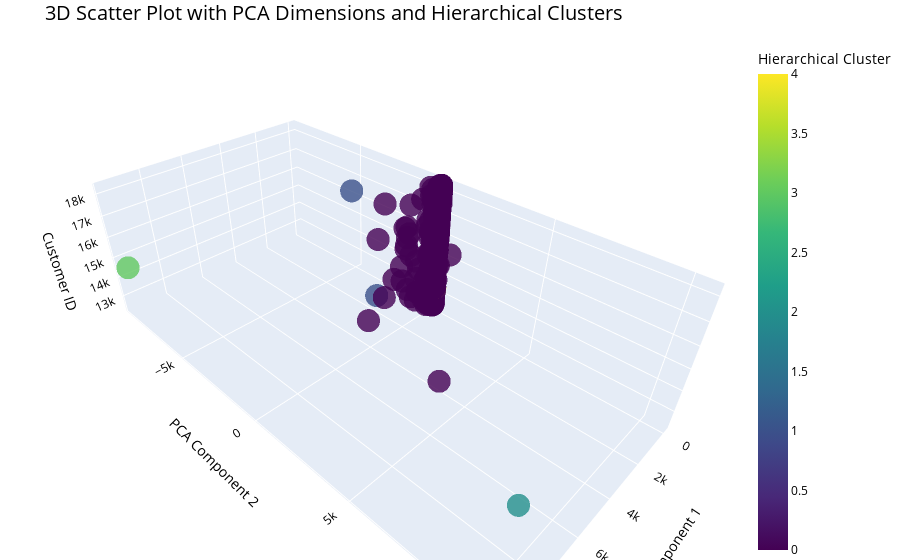

Write notebook code for a chart like this one.
### Code cell
pca = PCA(n_components=2)
pca_components = pca.fit_transform(Hierarchical_Cluster_df.drop(columns=["CustomerID", "Hierarchical_Cluster"]))
pca_df = pd.DataFrame(pca_components, columns=["PCA1", "PCA2"])
pca_df['CustomerID'] = Hierarchical_Cluster_df['CustomerID']
pca_df['Hierarchical_Cluster'] = Hierarchical_Cluster_df['Hierarchical_Cluster']
fig = px.scatter_3d(pca_df, 
                    x='PCA1', y='PCA2', z='CustomerID', 
                    color='Hierarchical_Cluster',
                    title="3D Scatter Plot with PCA Dimensions and Hierarchical Clusters",
                    labels={'PCA1': 'PCA Component 1', 
                            'PCA2': 'PCA Component 2', 
                            'CustomerID': 'Customer ID', 
                            'Hierarchical_Cluster': 'Hierarchical Cluster'},
                    color_continuous_scale='Viridis',  
                    opacity=0.8)  
fig.update_layout(
    title_font_size=20,
    title_font_color='black', 
    scene=dict(
        xaxis=dict(
            title='PCA Component 1',
            titlefont=dict(size=14, color='black'),
            tickfont=dict(size=12, color='black')
        ),
        yaxis=dict(
            title='PCA Component 2',
            titlefont=dict(size=14, color='black'),
            tickfont=dict(size=12, color='black')
        ),
        zaxis=dict(
            title='Customer ID',
            titlefont=dict(size=14, color='black'),
            tickfont=dict(size=12, color='black')
        ),
    ),
    margin=dict(l=0, r=0, b=0, t=40),
    paper_bgcolor='white',  
    plot_bgcolor='white',   
    font=dict(color='black')
)
fig.show()

### Figure 1 — Plotly figure (JSON) as saved in the notebook; plotly's stock layout.template omitted (floating-point values rounded to 4 significant figures; data arrays with more than 128 entries replaced by an {"elided": "..."} marker saying what was removed)
{"data": [{"hovertemplate": "PCA Component 1=%{x}<br>PCA Component 2=%{y}<br>Customer ID=%{z}<br>Hierarchical Cluster=%{marker.color}<extra></extra>", "legendgroup": "", "marker": {"color": {"elided": "4380 int values"}, "coloraxis": "coloraxis", "opacity": 0.8, "symbol": "circle"}, "mode": "markers", "name": "", "scene": "scene", "showlegend": false, "type": "scatter3d", "x": {"elided": "4380 float values"}, "y": {"elided": "4380 float values"}, "z": {"elided": "4380 int values"}}], "layout": {"coloraxis": {"colorbar": {"title": {"text": "Hierarchical Cluster"}}, "colorscale": [[0, "#440154"], [0.1111, "#482878"], [0.2222, "#3e4989"], [0.3333, "#31688e"], [0.4444, "#26828e"], [0.5556, "#1f9e89"], [0.6667, "#35b779"], [0.7778, "#6ece58"], [0.8889, "#b5de2b"], [1, "#fde725"]]}, "font": {"color": "black"}, "legend": {"tracegroupgap": 0}, "margin": {"b": 0, "l": 0, "r": 0, "t": 40}, "paper_bgcolor": "white", "plot_bgcolor": "white", "scene": {"domain": {"x": [0, 1], "y": [0, 1]}, "xaxis": {"tickfont": {"color": "black", "size": 12}, "title": {"font": {"color": "black", "size": 14}, "text": "PCA Component 1"}}, "yaxis": {"tickfont": {"color": "black", "size": 12}, "title": {"font": {"color": "black", "size": 14}, "text": "PCA Component 2"}}, "zaxis": {"tickfont": {"color": "black", "size": 12}, "title": {"font": {"color": "black", "size": 14}, "text": "Customer ID"}}}, "title": {"font": {"color": "black", "size": 20}, "text": "3D Scatter Plot with PCA Dimensions and Hierarchical Clusters"}}}
